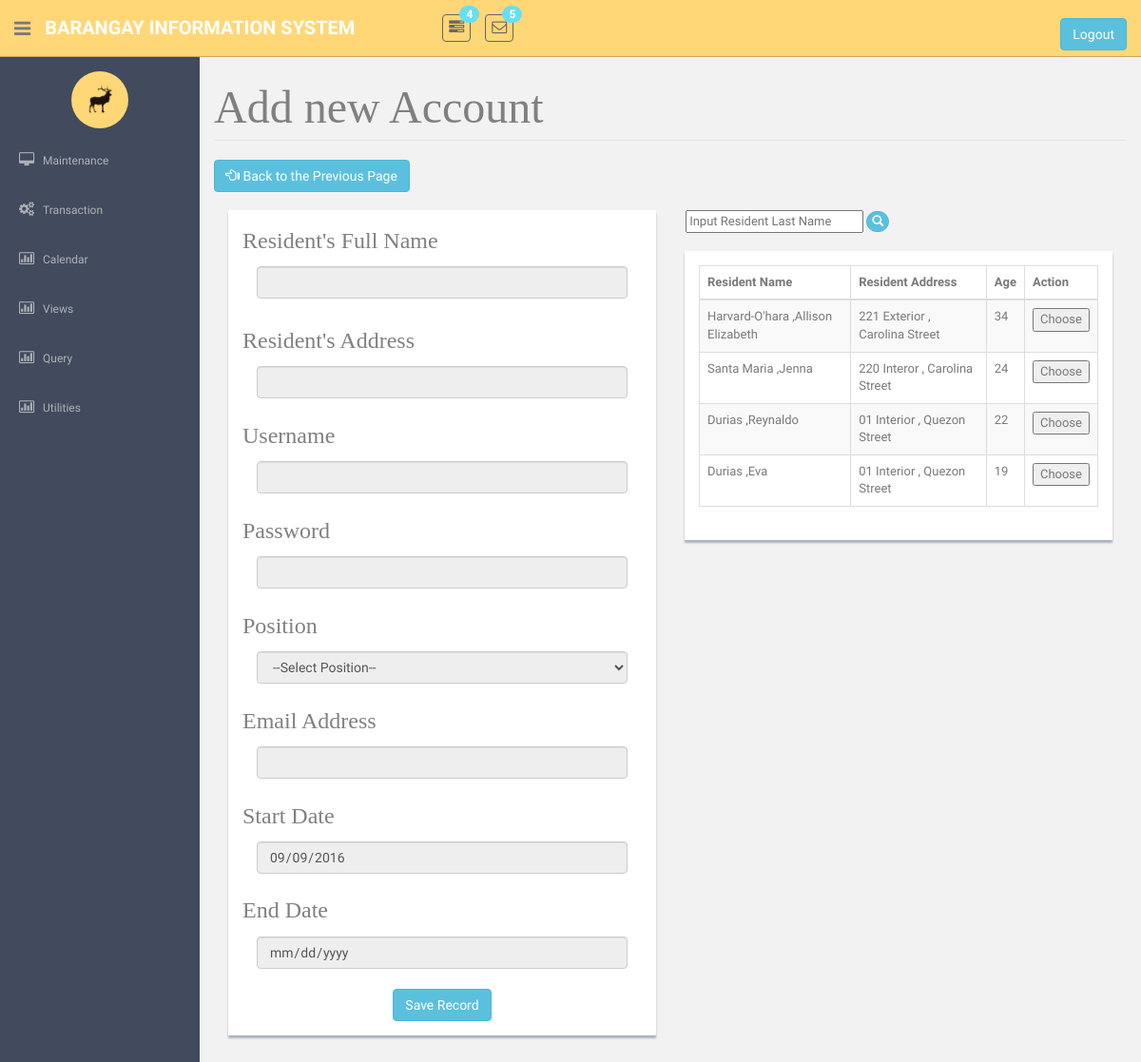
The page /Addaccount.php on the database as committed earlier.
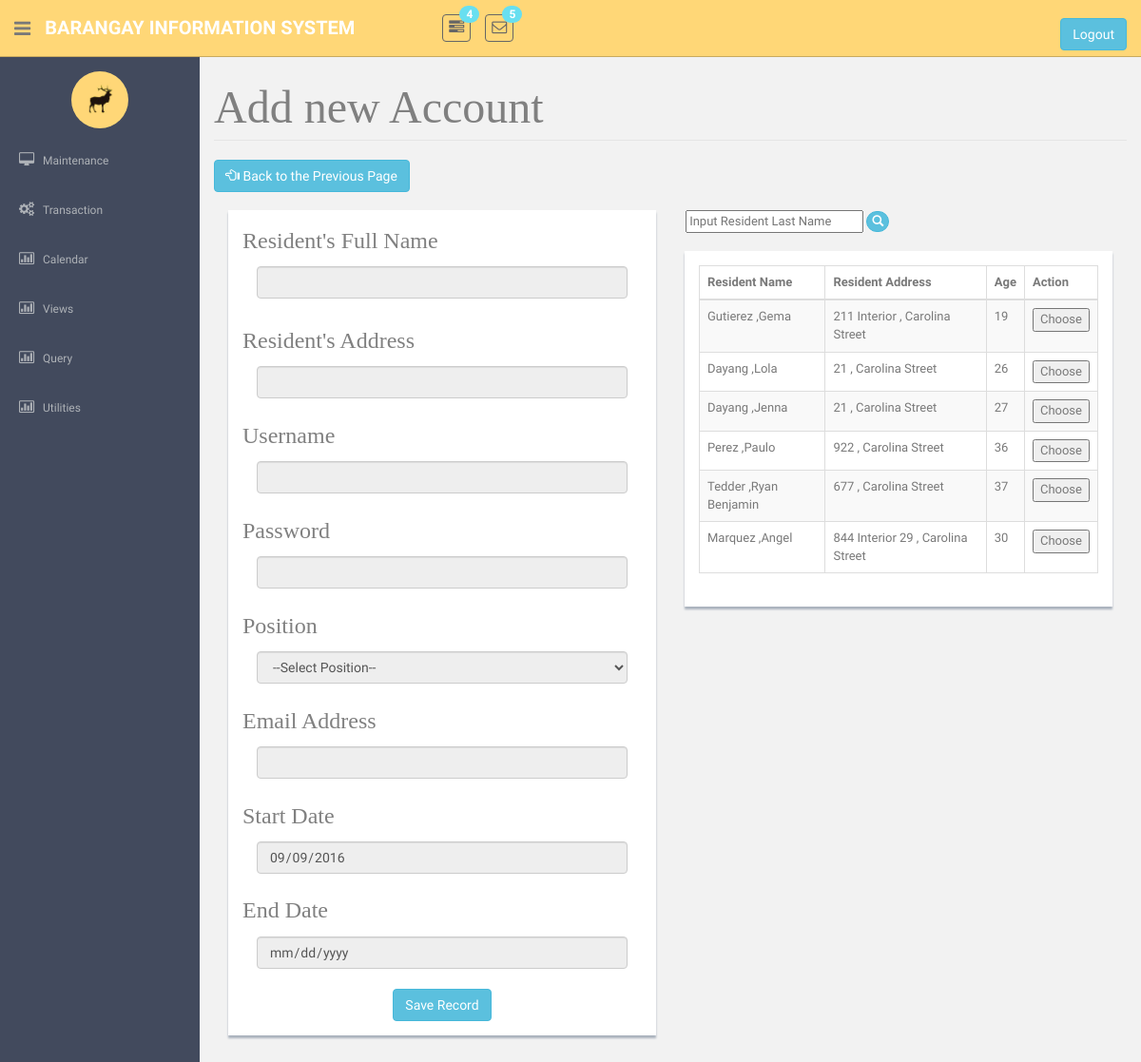
The same page on the database as committed later.
### tables this page shows
CREATE TABLE `tblhousemember` (
  `intMemberNo` int(11) NOT NULL,
  `strFirstName` varchar(100) NOT NULL,
  `strMiddleName` varchar(100) DEFAULT NULL,
  `strLastName` varchar(100) NOT NULL,
  `strNameExtension` varchar(50) DEFAULT NULL,
  `charGender` char(1) NOT NULL,
  `dtBirthdate` date NOT NULL,
  `strContactNo` varchar(11) DEFAULT NULL,
  `strOccupation` varchar(50) DEFAULT NULL,
  `strSSSNo` varchar(9) DEFAULT NULL,
  `strTINNo` varchar(50) DEFAULT NULL,
  `strVotersId` varchar(25) NOT NULL,
  `intForeignHouseholdNo` int(11) NOT NULL,
  `strCivilStatus` varchar(20) NOT NULL,
  `strStatus` varchar(10) NOT NULL,
  `strLifeStatus` varchar(10) NOT NULL,
  `charLiterate` char(1) NOT NULL,
  `charDisable` char(1) NOT NULL,
  `strImage` varchar(100) NOT NULL
);

### Addaccount.php (the view, shortened to what this page needs)
<!DOCTYPE html>
          <?php require('header.php');?>
    <?php require('sidebar.php');?>
      <section id="main-content">
         <br>
          <section class="wrapper site-min-height">
<legend ><font face = "cambria" size = 8 color = "grey"> Add new Account</font></legend>
		 <button  class="btn btn-info" onclick="window.location.href='AccountMaintenance.php'">  <i class="glyphicon glyphicon-hand-left" aria-hidden="true"></i>&nbsp;Back to the Previous Page</button><br><br>
		<form method = POST>
<div class="col-sm-9 col-md-6 col-lg-6" id = 'appointmember'>
<div class = "showback" >
		<p><font face = "cambria" size = 5 color = "grey"> Resident's Full Name </font></p>
		<div class = "form-group">
			<div class="col-sm-12">
				<input id="controlno" name = "StreetName" class="form-control input-group-lg reg_name" type="text"  readonly>
           </div>
		</div><br><br><br>
		<div class="split-para"><font face = "cambria" size = 5 color = "grey"> Resident's Address</font></p>
			<div class="col-sm-12">
			<input id="controlno" name = "StreetName" class="form-control input-group-lg reg_name" type="text"  readonly>
			</div>
		</div>
	<br><br><br>
  <div class="split-para"><font face = "cambria" size = 5 color = "grey"> Username</font></p>
			<div class="col-sm-12">
			<input id="controlno" name = "StreetName" class="form-control input-group-lg reg_name" type="text"  readonly>
			</div>
		</div>
	<br><br><br>
	<div class="split-para"><font face = "cambria" size = 5 color = "grey"> Password</font></p>
			<div class="col-sm-12">
			<input id="controlno" name = "StreetName" class="form-control input-group-lg reg_name" type="text"  readonly>
			</div>
		</div>
	<br><br><br>
	<div class="split-para"><font face = "cambria" size = 5 color = "grey"> Position</font></p>
			<div class="col-sm-12">
		<select class ="form-control input-group-lg reg_name" readonly>
		<option>--Select Position--</option>
		</select>
			</div>
		</div>
	<br><br><br>
	<div class="split-para"><font face = "cambria" size = 5 color = "grey"> Email Address</font></p>
			<div class="col-sm-12">
			<input id="controlno" name = "StreetName" class="form-control input-group-lg reg_name" type="text"  readonly>
			</div>
		</div>
	<br><br><br>
	<div class="split-para"><font face = "cambria" size = 5 color = "grey"> Start Date</font></p>
			<div class="col-sm-12">
			<input id="controlno" name = "StreetName" class="form-control input-group-lg reg_name" type="date" value = <?php echo date('Y-m-d');?> min = <?php echo date('Y-m-d');?>  readonly>
			</div>
		</div>
	<br><br><br>
	<div class="split-para"><font face = "cambria" size = 5 color = "grey">End Date</font></p>
			<div class="col-sm-12">
			<input id="controlno" name = "StreetName" class="form-control input-group-lg reg_name" type="date" min = <?php echo date('Y-m-d');?> readonly>
			</div>
		</div>
	<br><br><br>
		<center> <input type="submit" class="btn btn-info" name = "btnAdd" id = "btnAdd"  value = "Save Record"  > </div>
		<br><br></center></div></form>
			<div class="input-append">
      &nbsp;&nbsp;&nbsp;&nbsp; <input name="search" id="searchr"  placeholder = "Input Resident Last Name" onchange = "search()"/>
    <button class="btn btn-info btn-round btn-xs  " id = "searchst" name = "s1" value = 2 onclick = "search()"><i class = "glyphicon glyphicon-search"></i></button>
</div><br>
		<div class="col-sm-3 col-md-6 col-lg-6" id = 'MemberTable'>
		<div class = "showback">
		<table  class="table table-striped table-bordered table-hover" >
		<thead>
		<th>Resident Name</th>
		<th>Resident Address</th>
		<th>Age</th>
		<th>Action</th>
		</thead>
		<tbody>
							<?php
					require('connection.php');
						$sql = "SELECT intMemberNo,concat(strLastName,' ,',strFirstName) as 'Name', concat(strBuildingNo,' , ',strStreetName) as 'Street',Timestampdiff(YEAR,dtBirthdate,NOW()) as Age FROM `tblhousemember` as a inner join tblhousehold as b on a.intForeignHouseholdNo = b.intHouseholdNo inner join tblstreet as c on b.intForeignStreetId = c.intStreetId WHERE a.intMemberNo NOT IN (SELECT intForeignMemberNo FROM tblaccount) && !(strVotersId = '') && Timestampdiff(YEAR,dtBirthdate,NOW())";
						$query = mysqli_query($con, $sql);
						if(mysqli_num_rows($query) > 0){
							while($row = mysqli_fetch_object($query)){?>
								<tr>
									<td><?php echo $row->Name?>				</td>
									<td><?php echo $row->Street?></td>
									<td><?php echo $row->Age?></td>
									<td> <button value = '<?php echo $row->intMemberNo?>' onclick = "Appoint(this.value)">Choose</button></td>
								</tr>
		<?php }} ?></tbody>
				</table></div>
		</div>
		</section><! --/wrapper -->
      </section>
  </section>
  </body>
</html>

Rows that differ between the two databases and show on the page:
removed tblhousemember: Name "Santa Maria ,Jenna", Street "220 Interor , Carolina Street", Age "24", $row->intMemberNo 14 (drawn)
removed tblhousemember: Name "Durias ,Reynaldo", Street "01 Interior , Quezon Street", Age "22", $row->intMemberNo 15 (drawn)
removed tblhousemember: Name "Durias ,Eva", Street "01 Interior , Quezon Street", Age "19", $row->intMemberNo 17 (drawn)
now on this page (row edited): tblhousemember: Name "Gutierez ,Gema", Street "211 Interior , Carolina Street", Age "19", $row->intMemberNo 5 (drawn)
now on this page (row edited): tblhousemember: Name "Dayang ,Lola", Street "21 , Carolina Street", Age "26", $row->intMemberNo 7 (drawn)
changed tblhousemember (number 3 of 6 on the later page): Name "Harvard-O'hara ,Allison Elizabeth" → "Dayang ,Jenna"; Street "221 Exterior , Carolina Street" → "21 , Carolina Street"; Age "34" → "27"
now on this page (row edited): tblhousemember: Name "Perez ,Paulo", Street "922 , Carolina Street", Age "36", $row->intMemberNo 9 (drawn)
now on this page (row edited): tblhousemember: Name "Tedder ,Ryan Benjamin", Street "677 , Carolina Street", Age "37", $row->intMemberNo 11 (drawn)
now on this page (row edited): tblhousemember: Name "Marquez ,Angel", Street "844 Interior 29 , Carolina Street", Age "30", $row->intMemberNo 12 (drawn)
